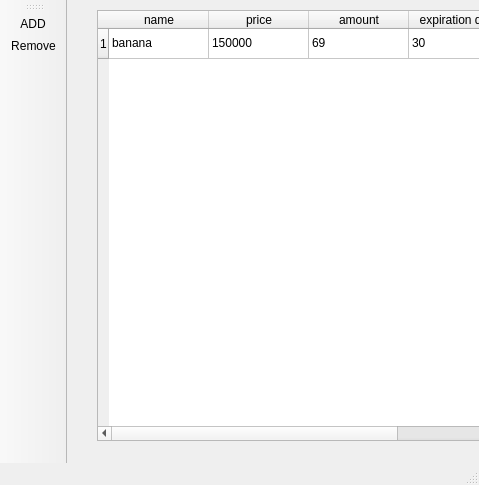
<?xml version="1.0" encoding="UTF-8"?>
<ui version="4.0">
 <class>registerWindow</class>
 <widget class="QMainWindow" name="registerWindow">
  <property name="geometry">
   <rect>
    <x>0</x>
    <y>0</y>
    <width>479</width>
    <height>485</height>
   </rect>
  </property>
  <property name="windowTitle">
   <string>MainWindow</string>
  </property>
  <widget class="QWidget" name="centralwidget">
   <widget class="QTableWidget" name="tableWidget">
    <property name="geometry">
     <rect>
      <x>30</x>
      <y>10</y>
      <width>411</width>
      <height>431</height>
     </rect>
    </property>
    <row>
     <property name="text">
      <string>1</string>
     </property>
    </row>
    <column>
     <property name="text">
      <string>name</string>
     </property>
    </column>
    <column>
     <property name="text">
      <string>price</string>
     </property>
    </column>
    <column>
     <property name="text">
      <string>amount</string>
     </property>
    </column>
    <column>
     <property name="text">
      <string>expiration date</string>
     </property>
    </column>
    <item row="0" column="0">
     <property name="text">
      <string>banana</string>
     </property>
    </item>
    <item row="0" column="1">
     <property name="text">
      <string>150000</string>
     </property>
    </item>
    <item row="0" column="2">
     <property name="text">
      <string>69</string>
     </property>
    </item>
    <item row="0" column="3">
     <property name="text">
      <string>30</string>
     </property>
    </item>
   </widget>
  </widget>
  <widget class="QMenuBar" name="menubar">
   <property name="geometry">
    <rect>
     <x>0</x>
     <y>0</y>
     <width>479</width>
     <height>21</height>
    </rect>
   </property>
  </widget>
  <widget class="QStatusBar" name="statusbar"/>
  <widget class="QToolBar" name="toolBar">
   <property name="windowTitle">
    <string>toolBar</string>
   </property>
   <attribute name="toolBarArea">
    <enum>LeftToolBarArea</enum>
   </attribute>
   <attribute name="toolBarBreak">
    <bool>false</bool>
   </attribute>
   <addaction name="actionADD"/>
   <addaction name="actionRemove"/>
  </widget>
  <action name="actionADD">
   <property name="icon">
    <iconset theme="applications-science">
     <normaloff>C:/Qt/Examples/Qt-6.6.0/embedded/styleexample/files/add.png</normaloff>C:/Qt/Examples/Qt-6.6.0/embedded/styleexample/files/add.png</iconset>
   </property>
   <property name="text">
    <string>ADD</string>
   </property>
   <property name="toolTip">
    <string>Adds new item</string>
   </property>
  </action>
  <action name="actionRemove">
   <property name="icon">
    <iconset>
     <normaloff>C:/Qt/Examples/Qt-6.6.0/embedded/styleexample/files/remove.png</normaloff>C:/Qt/Examples/Qt-6.6.0/embedded/styleexample/files/remove.png</iconset>
   </property>
   <property name="text">
    <string>Remove</string>
   </property>
   <property name="toolTip">
    <string>Removes an item</string>
   </property>
  </action>
 </widget>
 <resources/>
 <connections/>
</ui>
